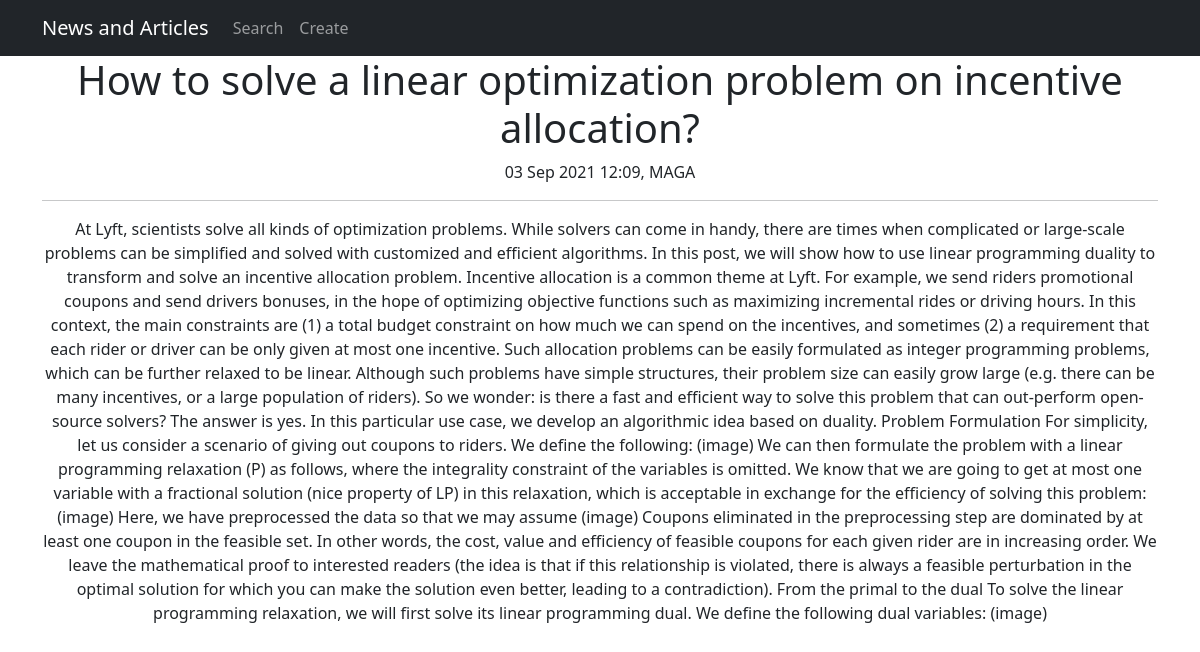
Page /news/17 on the earlier database version.
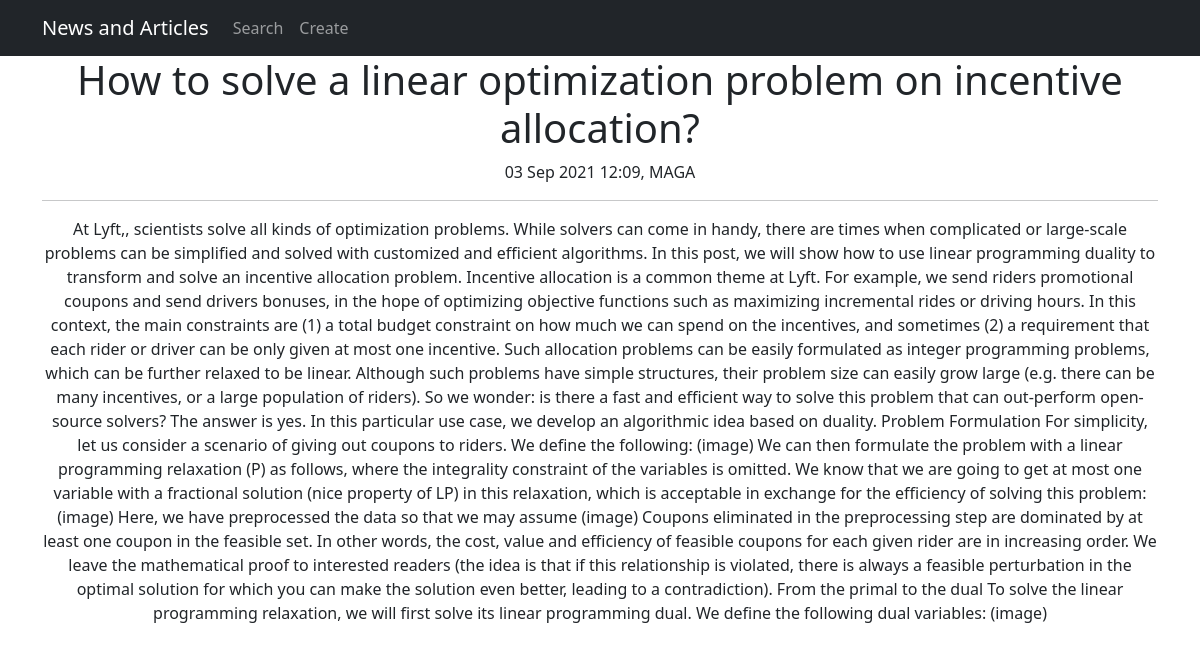
Same page on the later database version.
### news/models.py (models this page shows, shortened)
class Post(models.Model):
    author = models.ForeignKey(Author, on_delete=models.CASCADE)
    NEWS = 'NEW'
    ARTICLE = 'ART'
    CATEGORY_CHOICES = [(NEWS, 'NEWS'), (ARTICLE, 'ARTICLE'), ]
    categoryType = models.CharField(max_length=3, choices=CATEGORY_CHOICES, default=NEWS)
    dateCreated = models.DateTimeField(auto_now_add=True)
    postCategory = models.ManyToManyField(Category, through='PostCategory')
    title = models.CharField(max_length=128)
    text = models.TextField()
    rating = models.SmallIntegerField(default=0)

class Author(models.Model):
    authorUser = models.OneToOneField(User, on_delete=models.CASCADE)
    ratingAuthor = models.SmallIntegerField(default=0)
    first_name = User.first_name
    last_name = User.last_name
    def __str__(self):
        return f'{self.authorUser.username}'

### news/views.py (the view)
# urls.py: path('<int:pk>', PostDetailedView.as_view(), name='post'),
class PostDetailedView(DetailView):
    model = Post
    template_name = 'post.html'
    context_object_name = 'news'
    queryset = Post.objects.all()

### news/templatetags/custom_filters.py (called while the page is built)
@register.filter(name='censor')
def censor(value):
    for word in censor_list:
        value = value.replace(word, replacement_word)
    return value

### templates/post.html (shortened to what this page needs)
{% extends 'flatpages/default.html' %}
{% load custom_filters %}
{% block content %}
<h1>{{news.title|censor}}</h1>
{{news.dateCreated|date:'d M Y h:m'}}, {{news.author}}
<br>
<hr>
{{ news.text|censor }}
{% endblock content %}

Differences in the rows shown:
changed Post "How to solve a linear optimization problem on incentive allocation?": text|censor "At Lyft, scientists solve all kinds…" → "At Lyft,, scientists solve all kinds…"
